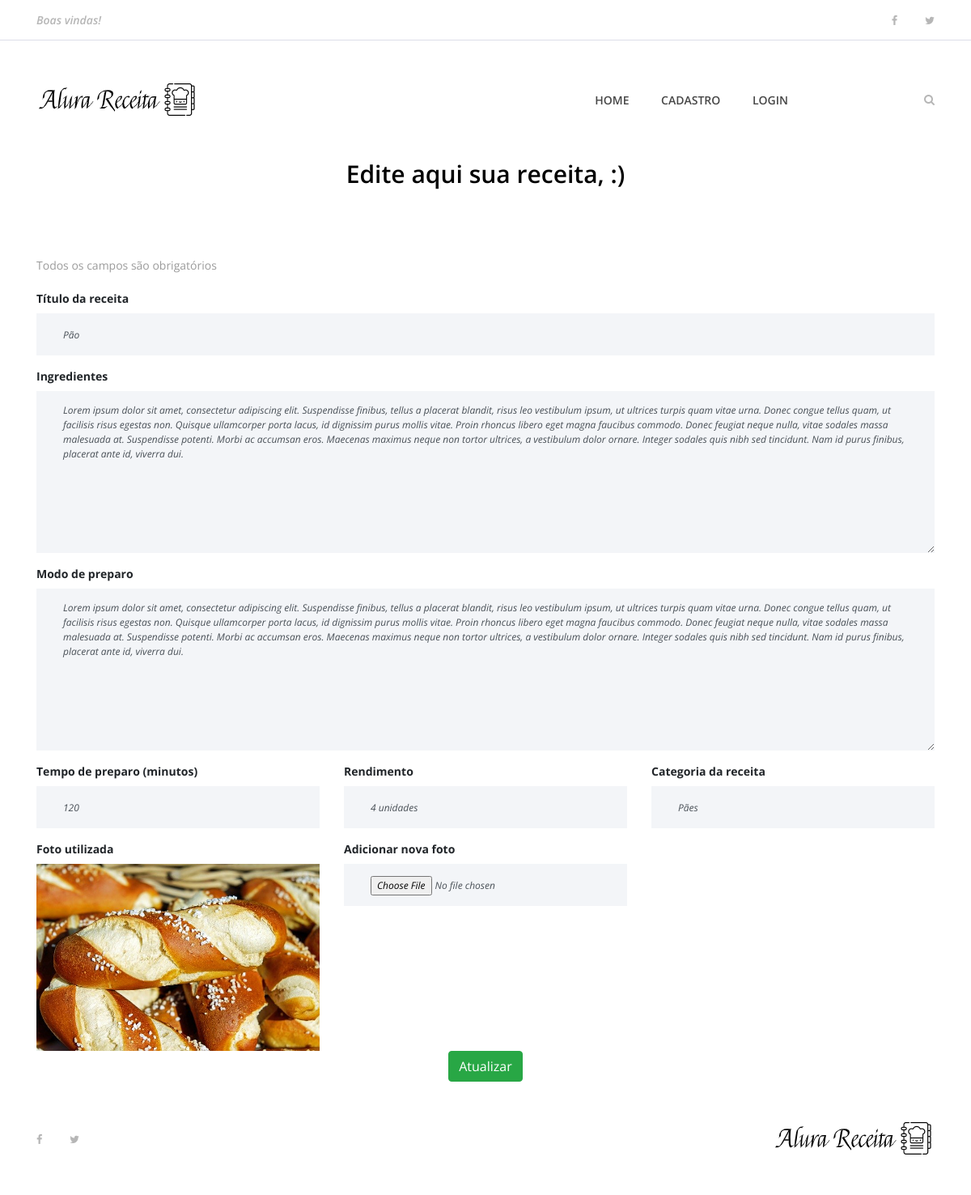
Screenshot of /edita_receita/3 with the database file from the repository.
### apps/receitas/models.py (models this page shows, shortened)
class Receitas(models.Model):
    pessoa = models.ForeignKey(User, on_delete=models.CASCADE)
    nome_receita = models.CharField(max_length=100)
    categoria = models.CharField(max_length=100)
    rendimento = models.CharField(max_length=100)
    ingredientes = models.TextField()
    modo_preparo = models.TextField()
    tempo_preparo = models.IntegerField()
    foto_receita = models.ImageField(upload_to='fotos/%Y/%m/%d', blank=True)
    data = models.DateTimeField(default=datetime.now(), blank=True)
    publicada = models.BooleanField(default=False)

### apps/receitas/views/views.py (the view)
# urls.py: path('edita_receita/<int:receita_id>', edita_receita, name='edita_receita'),
def edita_receita(request, receita_id):
    receita = get_object_or_404(Receitas, pk=receita_id)
    dados = {
        'receita': receita
    }
    return render(request, 'receitas/edita_receita.html', dados)

### templates/receitas/edita_receita.html (shortened to what this page needs)
{% extends 'base.html' %}
{% load static %}
{% block content %}
{% include 'partials/_menu.html' %}
<div class="contact-area section-padding">
    <div class="container">
        <div class="row">
            <div class="col-12">
                <div class="section-heading">
                    <h3>Edite aqui sua receita, {{ user.username }} :)</h3>
                </div>
            </div>
        </div>
        <div class="row">
            <div class="col-12">
            <p>Todos os campos são obrigatórios</p>
                <div class="contact-form-area">
                    <form action="{% url 'atualiza_receita' %}" method="post" enctype="multipart/form-data">
                        <div class="row">
                            <div class="col-12 col-lg-12">
                                <label for="nome_receita"><b>Título da receita</b></label>
                                <input type="text" id="nome_receita" class="form-control" name="nome_receita" placeholder="Ex. Suco de limão" value="{{receita.nome_receita}}" required>
                            </div>
                            <div class="col-12">
                                <label for="file"><b>Ingredientes</b></label>
                                <textarea class="form-control" name="ingredientes" cols="30" rows="10" placeholder="Ex. 2 Limões &#10;200ml de água" required>{{receita.ingredientes}}</textarea>
                            </div>
                            <div class="col-12">
                                <label for="file"><b>Modo de preparo</b></label>
                                <textarea class="form-control" name="modo_preparo" cols="30" rows="10" placeholder="Ex. Corte o limão com cuidado e exprema no copo  &#10;Misture com a água e sirva." required>{{receita.modo_preparo}}</textarea>
                            </div>
                            <div class="col-12 col-lg-4">
                                <label for="file"><b>Tempo de preparo (minutos)</b></label>
                                <input type="number" class="form-control" name="tempo_preparo" placeholder="Ex. 2" value="{{receita.tempo_preparo}}" required>
                            </div>
                            <div class="col-12 col-lg-4">
                                <label for="file"><b>Rendimento</b></label>
                                <input type="text" class="form-control" name="rendimento" placeholder="Ex. serve 1 pessoa" value="{{receita.rendimento}}" required>
                            </div>
                            <div class="col-12 col-lg-4">
                                <label for="file"><b>Categoria da receita</b></label>
                                <input type="text" class="form-control" name="categoria" placeholder="Ex. Sucos e bebidas" value="{{receita.categoria}}"required>
                            </div>
                            <div class="col-12 col-lg-4">
                                <label for="file"><b>Foto utilizada</b></label>
                                <img src="{{ receita.foto_receita.url }}" alt="">
                            </div>
                            <div class="col-12 col-lg-4">
                                <label for="file"><b>Adicionar nova foto</b></label>
                                <input type="file" class="form-control" name="foto_receita">
                            </div>
                            <div class="col-12 text-center">
                                <button class="btn btn-success" type="submit">Atualizar</button>
                            </div>
                        </div>
                    </form>
                </div>
            </div>
        </div>
    </div>
</div>
{% include 'partials/_footer.html' %}
{% endblock %}

### alurareceitas/static/site.css (style rules this page uses)
* { margin: 0; padding: 0; }
h1, h2, h3, h4, h5, h6 { color: #000000; line-height: 1.3; font-weight: 600; }
p { color: #9b9b9b; font-size: 14px; line-height: 2; font-weight: 400; }
img { height: auto; max-width: 100%; }
.section-heading { position: relative; z-index: 1; margin-bottom: 80px; text-align: center; }
.section-heading h3 { font-size: 30px; margin-bottom: 0; }
.contact-form-area .form-control { height: 52px; width: 100%; background-color: #f3f5f8; font-size: 12px; font-style: italic; margin-bottom: 15px; border: none; border-left: 3px solid #f3f5f8; border-radius: 0; padding: 15px 30px; -webkit-transition-duration: 500ms; transition-duration: 500ms; }
.contact-form-area textarea.form-control { height: 200px; -webkit-transition-duration: 500ms; transition-duration: 500ms; }

### rows the page displays
Receitas: nome_receita "Pão", ingredientes "Lorem ipsum dolor sit amet, consectetur adipiscing elit. Suspendisse finibus, tellus a placerat blandit, risus leo vestibulum ipsum, ut ultrices turpis quam vitae urna. Donec congue tellus quam, ut facilisis risus egestas non. Quisque ullamcorper porta lacus, id dignissim purus mollis vitae. Proin rhoncus libero eget magna faucibus commodo. Donec feugiat neque nulla, vitae sodales massa malesuada at. Suspendisse potenti. Morbi ac accumsan eros. Maecenas maximus neque non tortor ultrices, a vestibulum dolor ornare. Integer sodales quis nibh sed tincidunt. Nam id purus finibus, placerat ante id, viverra dui.", modo_preparo "Lorem ipsum dolor sit amet, consectetur adipiscing elit. Suspendisse finibus, tellus a placerat blandit, risus leo vestibulum ipsum, ut ultrices turpis quam vitae urna. Donec congue tellus quam, ut facilisis risus egestas non. Quisque ullamcorper porta lacus, id dignissim purus mollis vitae. Proin rhoncus libero eget magna faucibus commodo. Donec feugiat neque nulla, vitae sodales massa malesuada at. Suspendisse potenti. Morbi ac accumsan eros. Maecenas maximus neque non tortor ultrices, a vestibulum dolor ornare. Integer sodales quis nibh sed tincidunt. Nam id purus finibus, placerat ante id, viverra dui.", tempo_preparo "120", rendimento "4 unidades", categoria "Pães", foto_receita (picture)
